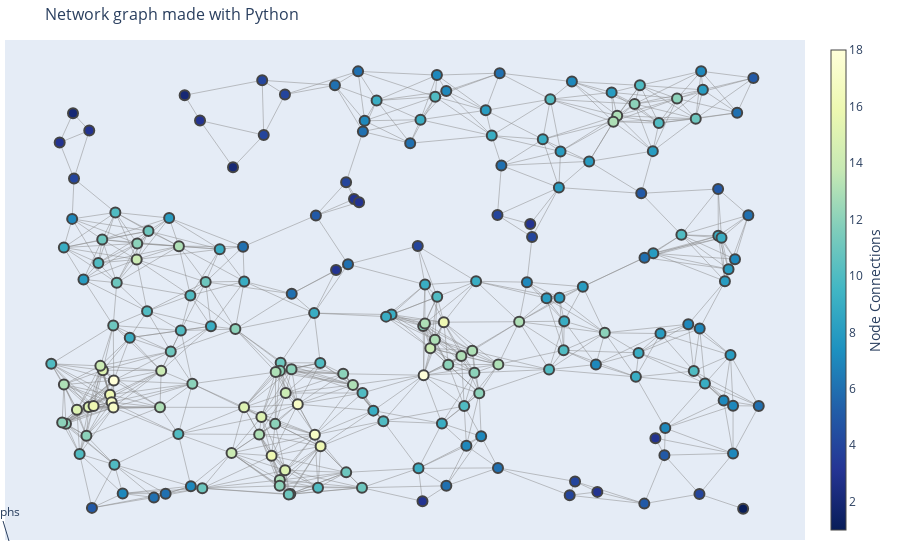

The code cell stored with this chart in its notebook:
### Code cell
G = nx.random_geometric_graph(200, 0.125)
edge_x = []
edge_y = []
for edge in G.edges():
    x0, y0 = G.nodes[edge[0]]['pos']
    x1, y1 = G.nodes[edge[1]]['pos']
    edge_x.append(x0)
    edge_x.append(x1)
    edge_x.append(None)
    edge_y.append(y0)
    edge_y.append(y1)
    edge_y.append(None)

edge_trace = go.Scatter(
    x=edge_x, y=edge_y,
    line=dict(width=0.5, color='#888'),
    hoverinfo='none',
    mode='lines')

node_x = []
node_y = []
for node in G.nodes():
    x, y = G.nodes[node]['pos']
    node_x.append(x)
    node_y.append(y)

node_trace = go.Scatter(
    x=node_x, y=node_y,
    mode='markers',
    hoverinfo='text',
    marker=dict(
        showscale=True,
        # colorscale options
        #'Greys' | 'YlGnBu' | 'Greens' | 'YlOrRd' | 'Bluered' | 'RdBu' |
        #'Reds' | 'Blues' | 'Picnic' | 'Rainbow' | 'Portland' | 'Jet' |
        #'Hot' | 'Blackbody' | 'Earth' | 'Electric' | 'Viridis' |
        colorscale='YlGnBu',
        reversescale=True,
        color=[],
        size=10,
        colorbar=dict(
            thickness=15,
            title='Node Connections',
            xanchor='left',
            titleside='right'
        ),
        line_width=2))

node_adjacencies = []
node_text = []
for node, adjacencies in enumerate(G.adjacency()):
    node_adjacencies.append(len(adjacencies[1]))
    node_text.append('# of connections: '+str(len(adjacencies[1])))

node_trace.marker.color = node_adjacencies
node_trace.text = node_text


fig = go.Figure(data=[edge_trace, node_trace],
             layout=go.Layout(
                title='Network graph made with Python',
                titlefont_size=16,
                showlegend=False,
                hovermode='closest',
                margin=dict(b=20,l=5,r=5,t=40),
                annotations=[ dict(
                    text="graphs",
                    showarrow=True,
                    xref="paper", yref="paper",
                    x=0.005, y=-0.002 ) ],
                xaxis=dict(showgrid=False, zeroline=False, showticklabels=False),
                yaxis=dict(showgrid=False, zeroline=False, showticklabels=False))
                )
fig.show()

### Figure 1 — Plotly figure (JSON) as saved in the notebook; plotly's stock layout.template omitted (floating-point values rounded to 4 significant figures; data arrays with more than 128 entries replaced by an {"elided": "..."} marker saying what was removed)
{"data": [{"hoverinfo": "none", "line": {"color": "#888", "width": 0.5}, "mode": "lines", "type": "scatter", "x": {"elided": "2754 float values"}, "y": {"elided": "2754 float values"}}, {"hoverinfo": "text", "marker": {"color": {"elided": "200 int values"}, "colorbar": {"thickness": 15, "title": {"side": "right", "text": "Node Connections"}, "xanchor": "left"}, "colorscale": [[0, "rgb(255,255,217)"], [0.125, "rgb(237,248,177)"], [0.25, "rgb(199,233,180)"], [0.375, "rgb(127,205,187)"], [0.5, "rgb(65,182,196)"], [0.625, "rgb(29,145,192)"], [0.75, "rgb(34,94,168)"], [0.875, "rgb(37,52,148)"], [1, "rgb(8,29,88)"]], "line": {"width": 2}, "reversescale": true, "showscale": true, "size": 10}, "mode": "markers", "text": {"elided": "200 str values"}, "type": "scatter", "x": {"elided": "200 float values"}, "y": {"elided": "200 float values"}}], "layout": {"annotations": [{"showarrow": true, "text": "graphs", "x": 0.005, "xref": "paper", "y": -0.002, "yref": "paper"}], "hovermode": "closest", "margin": {"b": 20, "l": 5, "r": 5, "t": 40}, "showlegend": false, "title": {"font": {"size": 16}, "text": "Network graph made with Python"}, "xaxis": {"showgrid": false, "showticklabels": false, "zeroline": false}, "yaxis": {"showgrid": false, "showticklabels": false, "zeroline": false}}}
